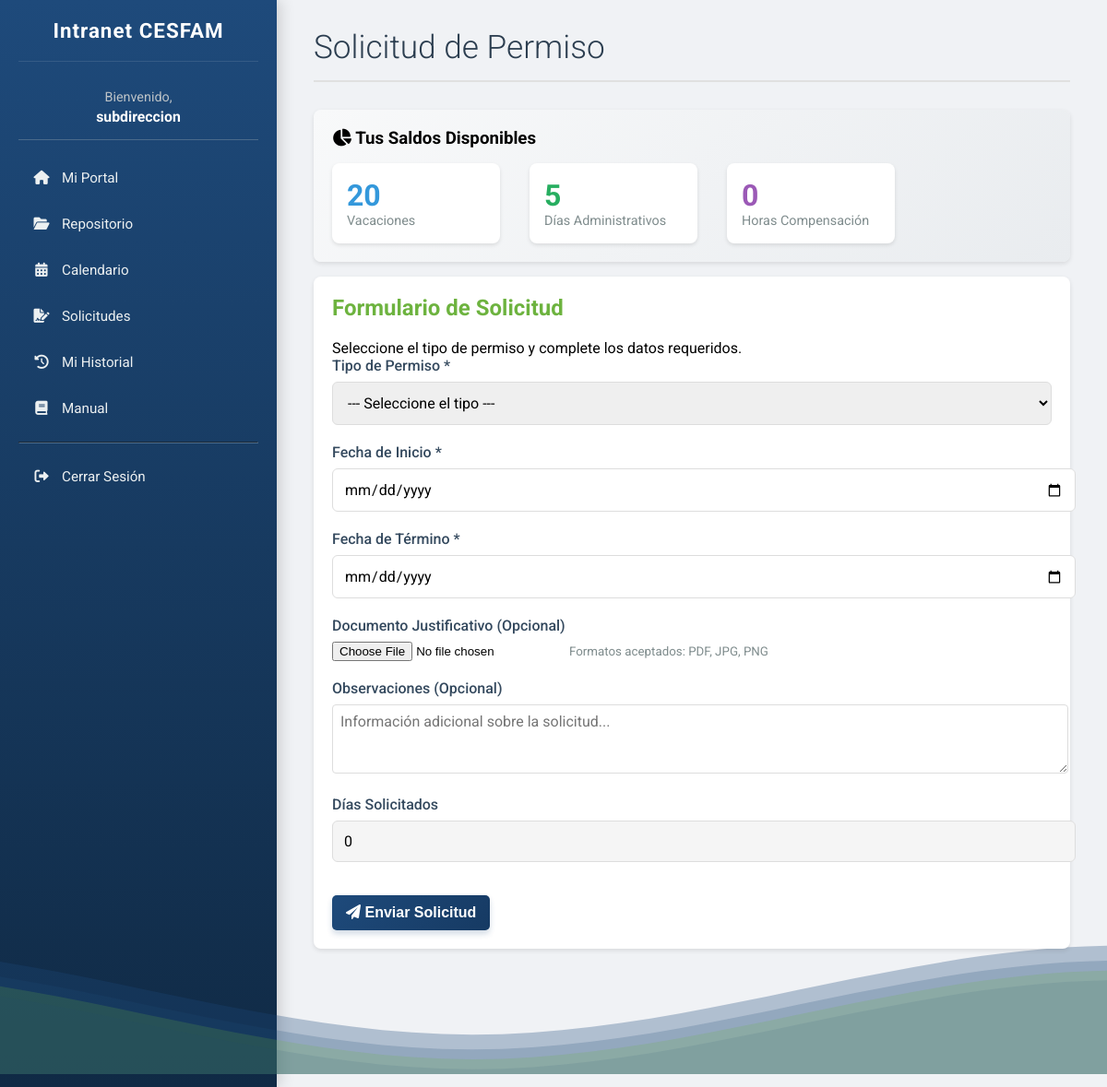
Before: /gestion/solicitudes/ (signed in) with the older database file.
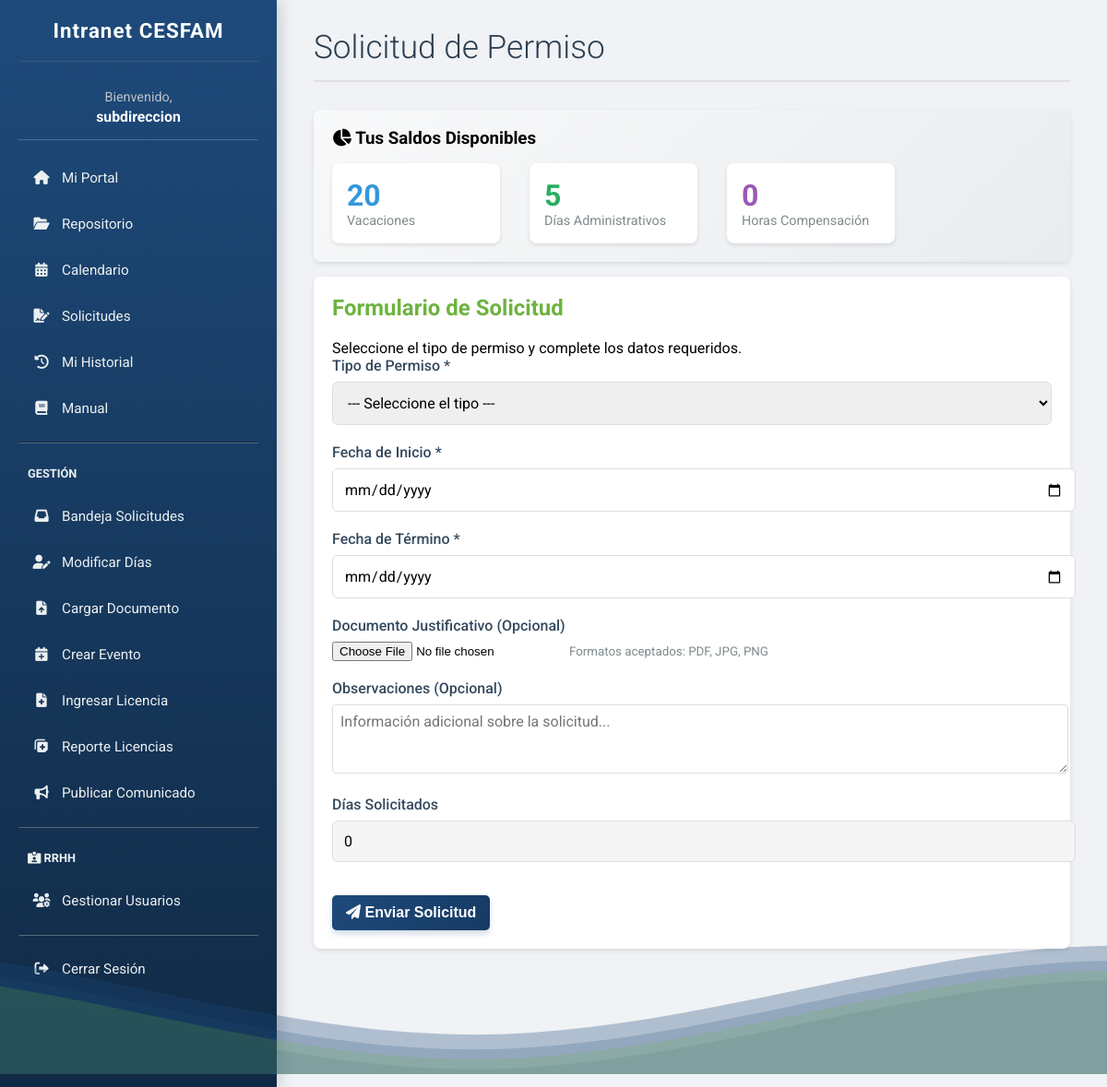
After: the same page with the newer database file.
### intranet/views.py (the view, shortened to what this page needs)
# urls.py: path('gestion/solicitudes/', views.gestion_solicitudes_view, name='gestion_solicitudes'),
@login_required(login_url='login')
def gestion_solicitudes_view(request):
    user = request.user
    saldos, created = Dias_Administrativos.objects.get_or_create(
        id_funcionario=user,
        defaults={'vacaciones_restantes': 15, 'admin_restantes': 6, 'horas_compensacion': 0}
    )
    context = {
        'es_director': es_director(user),
        'es_jefe': user.es_jefe_unidad,
        'saldos': saldos,
    }
    return render(request, 'gestion_solicitudes.html', context)

### intranet/views.py (called while the page is built)
def es_director(user):
    return user.is_superuser or (user.id_rol and user.id_rol.nombre_rol == 'Director General')

### intranet/templates/gestion_solicitudes.html (shortened to what this page needs)
{% extends 'base.html' %}
{% block content %}
<header class="header">
    <h1>Solicitud de Permiso</h1>
</header>
{% if saldos %}
<section class="content-box" style="background: linear-gradient(135deg, #f8f9fa 0%, #e9ecef 100%); margin-bottom: 1rem;">
    <h3 style="margin-bottom: 1rem;"><i class="fas fa-chart-pie"></i> Tus Saldos Disponibles</h3>
    <div style="display: flex; gap: 2rem; flex-wrap: wrap;">
        <div style="background: white; padding: 1rem; border-radius: 8px; min-width: 150px; box-shadow: 0 2px 4px rgba(0,0,0,0.1);">
            <div style="color: #3498db; font-size: 2rem; font-weight: bold;">{{ saldos.vacaciones_restantes }}</div>
            <div style="color: #7f8c8d; font-size: 0.9rem;">Vacaciones</div>
        </div>
        <div style="background: white; padding: 1rem; border-radius: 8px; min-width: 150px; box-shadow: 0 2px 4px rgba(0,0,0,0.1);">
            <div style="color: #27ae60; font-size: 2rem; font-weight: bold;">{{ saldos.admin_restantes }}</div>
            <div style="color: #7f8c8d; font-size: 0.9rem;">Días Administrativos</div>
        </div>
        <div style="background: white; padding: 1rem; border-radius: 8px; min-width: 150px; box-shadow: 0 2px 4px rgba(0,0,0,0.1);">
            <div style="color: #9b59b6; font-size: 2rem; font-weight: bold;">{{ saldos.horas_compensacion }}</div>
            <div style="color: #7f8c8d; font-size: 0.9rem;">Horas Compensación</div>
        </div>
    </div>
</section>
{% endif %}
<section class="content-box">
    <h2>Formulario de Solicitud</h2>
    <p>Seleccione el tipo de permiso y complete los datos requeridos.</p>
    <form class="form-container" method="POST" action="{% url 'gestion_solicitudes' %}" enctype="multipart/form-data">
        <div class="form-group">
            <label for="tipo-permiso">Tipo de Permiso *</label>
            <select id="tipo-permiso" name="tipo_permiso" required onchange="actualizarFormulario()">
                <option value="">--- Seleccione el tipo ---</option>
            </select>
        </div>
        <div class="form-group">
            <label for="fecha-inicio">Fecha de Inicio *</label>
            <input type="date" id="fecha-inicio" name="fecha_inicio" required onchange="calcularDias()">
        </div>
        <div class="form-group">
            <label for="fecha-fin">Fecha de Término *</label>
            <input type="date" id="fecha-fin" name="fecha_fin" required onchange="calcularDias()">
        </div>
        <div class="form-group" id="campo-archivo">
            <label for="justificativo">Documento Justificativo <span id="archivo-requerido">(Opcional)</span></label>
            <input type="file" id="justificativo" name="justificativo_archivo" class="form-upload" accept=".pdf,.jpg,.jpeg,.png">
            <small style="color: #7f8c8d;">Formatos aceptados: PDF, JPG, PNG</small>
        </div>
        <div class="form-group">
            <label for="observaciones">Observaciones (Opcional)</label>
            <textarea id="observaciones" name="observaciones" rows="3" placeholder="Información adicional sobre la solicitud..." style="width:100%; padding:8px; border:1px solid #ddd; border-radius:4px;"></textarea>
        </div>
        <div class="form-group">
            <label for="dias-totales">Días Solicitados</label>
            <input type="number" id="dias-totales" name="dias_totales" value="0" readonly style="background:#f5f5f5;">
        </div>
        <button type="submit" class="action-button" style="margin-top: 1rem;">
            <i class="fas fa-paper-plane"></i> Enviar Solicitud
        </button>
    </form>
</section>
{% endblock %}

### intranet/templates/base.html (shortened to what the changed rows need)
{% load static %}
<!DOCTYPE html>
<html lang="es">
<head>
    <link rel="stylesheet" href="https://cdnjs.cloudflare.com/ajax/libs/font-awesome/6.0.0/css/all.min.css">
    <link rel="stylesheet" href="{% static 'style.css' %}">
</head>
<body>
    <nav class="sidebar">
        <h2>Intranet CESFAM</h2>
        {% if user.is_authenticated %}
        <ul>
            <li class="{% if request.resolver_match.url_name == 'dashboard' %}active{% endif %}">
                <a href="{% url 'dashboard' %}"><i class="fas fa-home"></i> Mi Portal</a>
            </li>
            <li class="{% if request.resolver_match.url_name == 'documentos' %}active{% endif %}">
                <a href="{% url 'documentos' %}"><i class="fas fa-folder-open"></i> Repositorio</a>
            </li>
            <li class="{% if request.resolver_match.url_name == 'calendario' %}active{% endif %}">
                <a href="{% url 'calendario' %}"><i class="fas fa-calendar-alt"></i> Calendario</a>
            </li>
            <li class="{% if request.resolver_match.url_name == 'gestion_solicitudes' %}active{% endif %}">
                <a href="{% url 'gestion_solicitudes' %}"><i class="fas fa-file-signature"></i> Solicitudes</a>
            </li>
             <li class="{% if request.resolver_match.url_name == 'historial_personal' %}active{% endif %}">
                <a href="{% url 'historial_personal' %}"><i class="fas fa-history"></i> Mi Historial</a>
            </li>
            <li class="{% if request.resolver_match.url_name == 'manual' %}active{% endif %}">
                <a href="{% url 'manual' %}"><i class="fas fa-book"></i> Manual</a>
            </li>
            {% if user.is_staff %}
            <hr style="border-color: #4b6b8b; margin: 15px 0;">
            <li style="padding: 10px; color: #ecf0f1; text-transform: uppercase; font-size: 0.8em; font-weight: bold;">Gestión</li>
            <li class="{% if request.resolver_match.url_name == 'reporte_solicitudes' %}active{% endif %}">
                <a href="{% url 'reporte_solicitudes' %}"><i class="fas fa-inbox"></i> Bandeja Solicitudes</a>
            </li>
            <li class="{% if request.resolver_match.url_name == 'gestion_dias' %}active{% endif %}">
                <a href="{% url 'gestion_dias' %}"><i class="fas fa-user-edit"></i> Modificar Días</a>
            </li>
            <li class="{% if request.resolver_match.url_name == 'gestion_documentos' %}active{% endif %}">
                <a href="{% url 'gestion_documentos' %}"><i class="fas fa-file-upload"></i> Cargar Documento</a>
            </li>
            <li class="{% if request.resolver_match.url_name == 'gestion_calendario' %}active{% endif %}">
                <a href="{% url 'gestion_calendario' %}"><i class="fas fa-calendar-plus"></i> Crear Evento</a>
            </li>
            <li class="{% if request.resolver_match.url_name == 'gestion_licencias' %}active{% endif %}">
                <a href="{% url 'gestion_licencias' %}"><i class="fas fa-file-medical"></i> Ingresar Licencia</a>
            </li>
            <li class="{% if request.resolver_match.url_name == 'reporte_licencias' %}active{% endif %}">
                <a href="{% url 'reporte_licencias' %}"><i class="fas fa-notes-medical"></i> Reporte Licencias</a>
            </li>
            <li class="{% if request.resolver_match.url_name == 'crear_comunicado' %}active{% endif %}">
                <a href="{% url 'crear_comunicado' %}"><i class="fas fa-bullhorn"></i> Publicar Comunicado</a>
            </li>
            {% endif %}
            {% if user.id_rol and user.id_rol.nivel_jerarquico <= 2 or user.is_superuser %}
            <hr style="border-color: #4b6b8b; margin: 15px 0;">
            <li style="padding: 10px; color: #ecf0f1; text-transform: uppercase; font-size: 0.8em; font-weight: bold;">
                <i class="fas fa-id-card-alt"></i> RRHH
            </li>
            <li class="{% if request.resolver_match.url_name == 'gestion_usuarios' %}active{% endif %}">
                <a href="{% url 'gestion_usuarios' %}"><i class="fas fa-users-cog"></i> Gestionar Usuarios</a>
            </li>
            {% endif %}
            <hr style="border-color: #4b6b8b; margin: 15px 0;">
            <li><a href="{% url 'logout' %}"><i class="fas fa-sign-out-alt"></i> Cerrar Sesión</a></li>
        </ul>
        {% endif %}
    </nav>
    <main class="main-content">
        {% block content %}{% endblock %}
    </main>
    <div class="waves-container">
    </div>
</body>
</html>

Changed rows visible on the page:
changed Funcionarios "subdireccion": is_staff False → True (drawn); id_rol_id 3 → 5 (drawn)
Other visible differences:
text now shown: "GESTIÓN Bandeja Solicitudes Modificar Días Cargar Documento Crear Evento Ingresar Licencia Reporte Licencias Publicar Comunicado RRHH Gestionar Usuarios"
